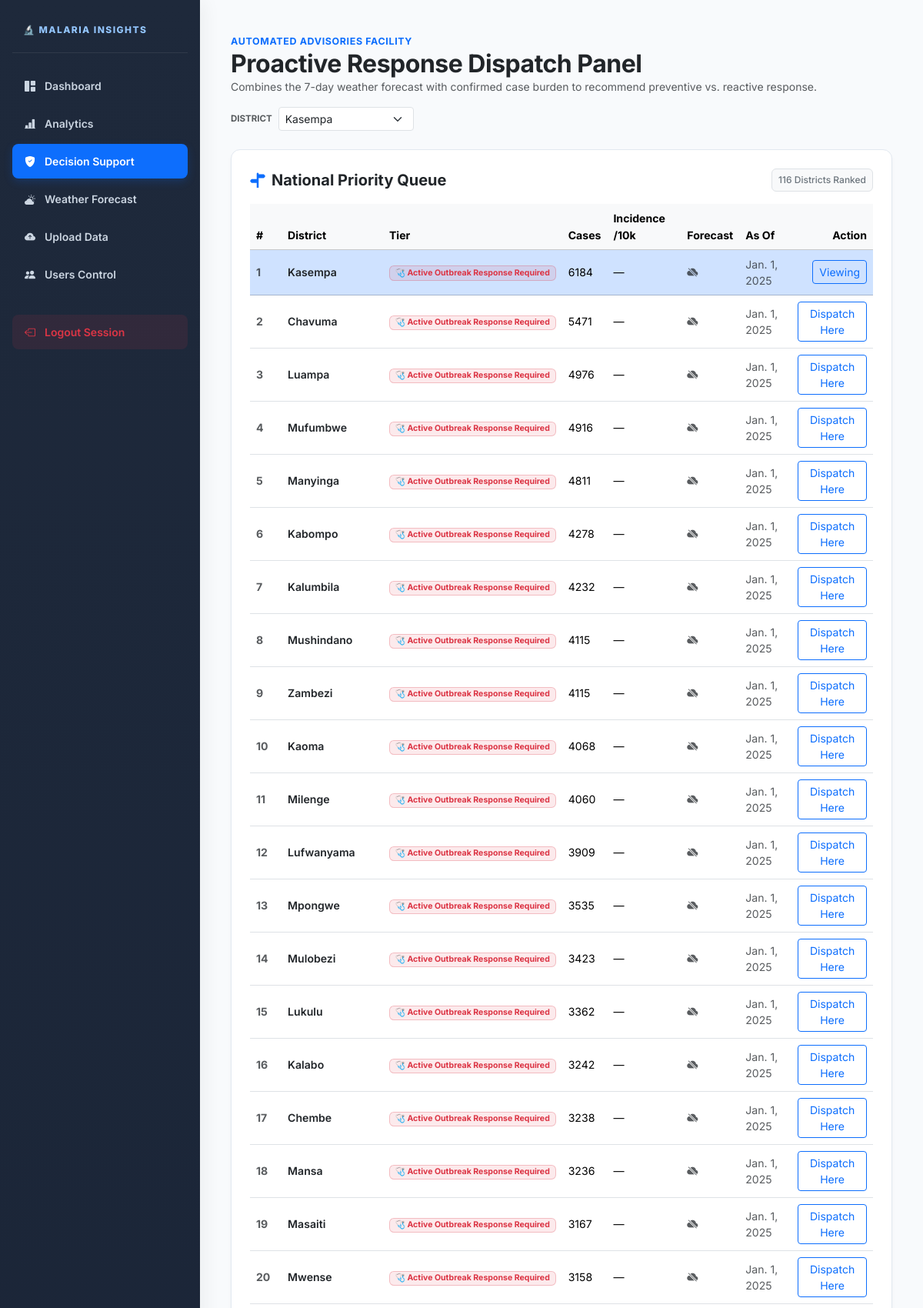
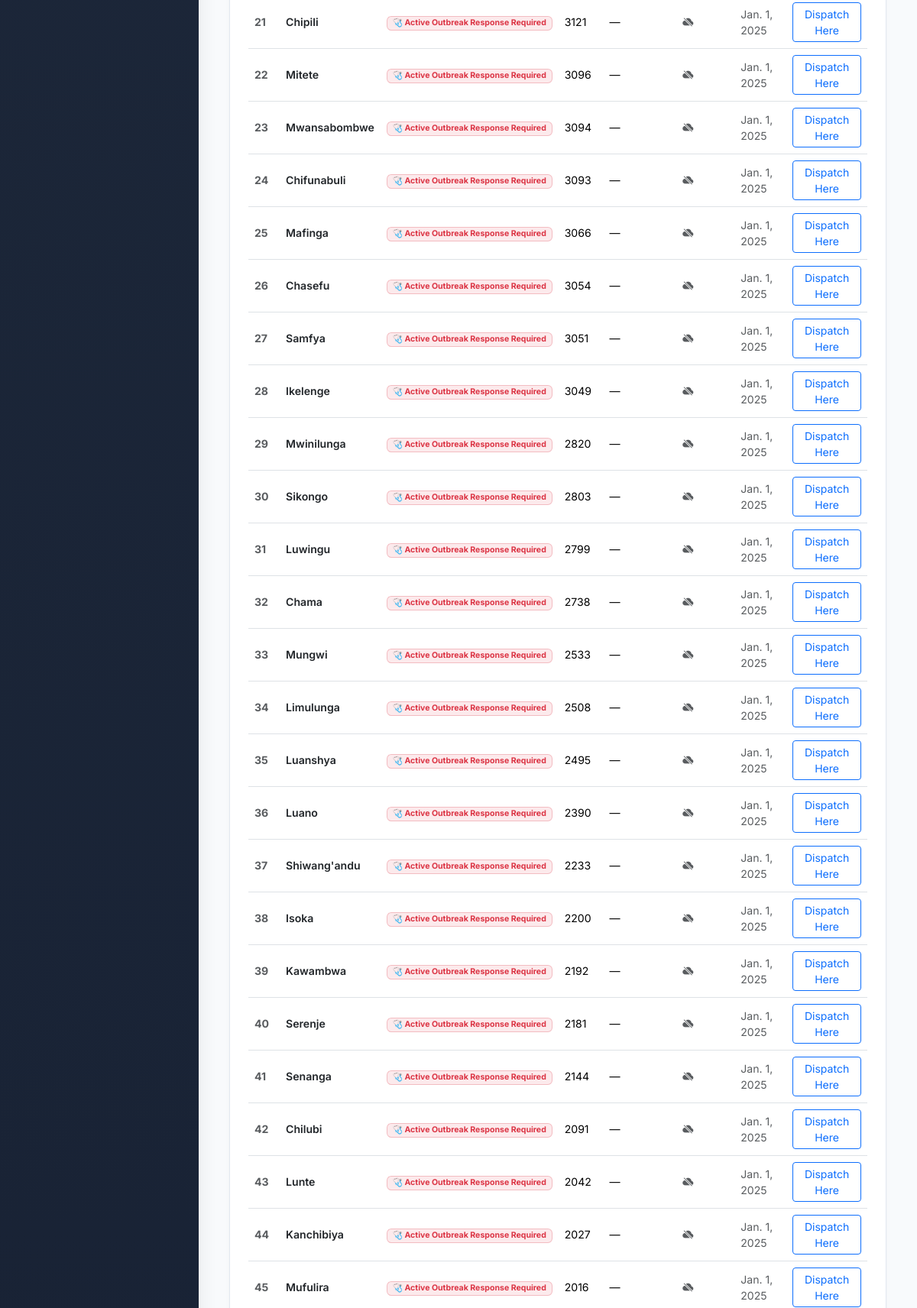
Page /decision-support/ (signed in, upper part) on the committed database (2 pictures, top to bottom).
### malaria/models.py (models this page shows, shortened)
class ZambianDistrict(models.Model):
    name = models.CharField(max_length=100, unique=True)
    province = models.CharField(max_length=100)
    latitude = models.FloatField()
    longitude = models.FloatField()
    population = models.PositiveIntegerField(
        default=0,
        help_text="Estimated resident population, used to compute cases-per-10,000 incidence rate. "
                   "Leave as 0 if unknown — hotspot tiers fall back to raw case counts."
    )

### malaria/views.py (the view, shortened to what this page needs)
# urls.py: path('decision-support/', views.decision_view, name='decision'),
@login_required
def decision_view(request):
    districts_with_data = (
        ZambianDistrict.objects
        .filter(integratedmalariadata__isnull=False)
        .distinct()
        .order_by('name')
    )
    priority_queue = _district_priority_queue()
    district_id = request.GET.get('district_id') or None
    selected_district = None
    if district_id:
        try:
            selected_district = ZambianDistrict.objects.get(pk=district_id)
        except (ZambianDistrict.DoesNotExist, ValueError):
            selected_district = None
    auto_selected = False
    if not selected_district and priority_queue:
        selected_district = ZambianDistrict.objects.filter(pk=priority_queue[0]['id']).first()
        auto_selected = True
    target_label = selected_district.name
    history = _district_history(selected_district)
    recent_cases, prior_cases, reference_date, window_len, burden_label, burden_badge, incidence = _recent_case_burden(selected_district)
    burden_rank = _RISK_RANK[burden_badge]
    if prior_cases is None:
        trend_text, trend_icon, trend_class = 'Not enough reporting history yet for a period-over-period trend', '', 'text-muted'
    elif recent_cases > prior_cases:
        trend_text = f'Rising vs prior {_BURDEN_WINDOW}-period window ({prior_cases} → {recent_cases} cases)'
        trend_icon, trend_class = '▲', 'text-danger'
    elif recent_cases < prior_cases:
        trend_text = f'Falling vs prior {_BURDEN_WINDOW}-period window ({prior_cases} → {recent_cases} cases)'
        trend_icon, trend_class = '▼', 'text-success'
    else:
        trend_text, trend_icon, trend_class = f'Unchanged vs prior {_BURDEN_WINDOW}-period window', '▬', 'text-muted'
    forecast_days = _fetch_forecast_days(selected_district.latitude, selected_district.longitude)
    forecast_summary = _forecast_risk_summary(forecast_days)
    forecast_rank = _RISK_RANK[forecast_summary['badge']] if forecast_summary else None
    danger_days_7 = forecast_summary['danger_days_7'] if forecast_summary else 0
    tier = _combine_decision(forecast_rank, burden_rank)
    meta = _TIER_META[tier]
    risk_badge, risk_level = meta['risk_badge'], meta['risk_level']
    if tier == 'critical':
        recommended_action = (
            f'Both the 7-day forecast ({danger_days_7} high-risk day(s)) and recent confirmed case burden '
            f'({recent_cases} cases over the last {window_len} reporting period(s), {burden_label.lower()}) '
            f'point to compounding risk in {target_label} — spray, distribute nets, and staff up for treatment immediately.'
        )
        checklist = [
            (f'Spray — Indoor Residual Spraying (IRS) in {target_label}', f'Dispatch full-coverage spraying within 24–48h; {danger_days_7} of the next 7 forecast days meet critical breeding thresholds', 'danger'),
            (f'Distribute Mosquito Nets (LLINs) in {target_label}', 'House-to-house distribution to every household, prioritizing under-5 and pregnant-women households', 'danger'),
            ('Clinical Surge Readiness', f'{recent_cases} confirmed cases in the last {window_len} reporting period(s) — verify RDT/ACT stock and staffing', 'danger'),
            ('Larval Source Management', 'Target standing-water breeding sites identified ahead of the forecast wet window', 'warning'),
        ]
    elif tier == 'active':
        recommended_action = (
            f'Recent confirmed case burden in {target_label} is {burden_label.lower()} ({recent_cases} cases over the '
            f'last {window_len} reporting period(s)) — even with a calmer forecast, an active outbreak still needs '
            f'spraying and net distribution to cut transmission, alongside case management.'
        )
        checklist = [
            (f'Spray — Indoor Residual Spraying (IRS) in {target_label}', 'Deploy spraying to affected areas now to contain the ongoing outbreak', 'danger'),
            (f'Distribute Mosquito Nets (LLINs) in {target_label}', 'Distribute nets to affected households to reduce ongoing transmission', 'danger'),
            ('Case Management Surge', f'{recent_cases} confirmed cases in the last {window_len} reporting period(s) — verify treatment capacity', 'danger'),
            ('Community Case Surveillance', 'Increase active case-finding to contain spread', 'warning'),
        ]
    context = {
        'risk_level': risk_level,
        'recommended_action': recommended_action,
        'risk_badge': risk_badge,
        'tier_icon': meta['icon'],
        'checklist': checklist,
        'recent_cases': recent_cases,
        'burden_label': burden_label,
        'incidence_per_10k': incidence,
        'reference_date': reference_date,
        'has_data': reference_date is not None,
        'target_label': target_label,
        'auto_selected': auto_selected,
        'districts_with_data': districts_with_data,
        'selected_district_id': selected_district.id,
        'trend_text': trend_text,
        'trend_icon': trend_icon,
        'trend_class': trend_class,
        'priority_queue': priority_queue,
        'forecast_available': forecast_summary is not None,
        'forecast_preview': forecast_days[:7] if forecast_days else [],
        'danger_days_7': danger_days_7,
        'warning_days_7': forecast_summary['warning_days_7'] if forecast_summary else 0,
        'history_count': history['count'],
        'history_labels_json': json.dumps(history['labels']),
        'history_suspected_json': json.dumps(history['suspected']),
        'history_confirmed_json': json.dumps(history['confirmed']),
    }
    return render(request, 'decision.html', context)

### malaria/views.py (called while the page is built, shortened)
def _classify_burden(cases, population):
    population = population or 0
    if population > 0:
        incidence = round((cases / population) * 10000, 1)
        if incidence >= 50:
            return 'High Burden', 'danger', incidence
        elif incidence >= 15:
            return 'Moderate Burden', 'warning', incidence
        return 'Low Burden', 'success', incidence
    if cases >= 200:
        return 'High Burden', 'danger', None
    elif cases >= 50:
        return 'Moderate Burden', 'warning', None
    return 'Low Burden', 'success', None

def _forecast_risk_summary(days):
    if not days:
        return None

def _combine_decision(forecast_rank, burden_rank):
    if forecast_rank is None:
        return 'active' if burden_rank == 2 else ('watch' if burden_rank == 1 else 'stable')

def _recent_case_burden(district):
    records = list(
        IntegratedMalariaData.objects
        .filter(district=district)
        .order_by('-date')
        .values('date', 'rdt_confirmations')[:_BURDEN_WINDOW * 2]
    )
    reference_date = records[0]['date'] if records else None
    current_window = records[:_BURDEN_WINDOW]
    prior_window = records[_BURDEN_WINDOW:_BURDEN_WINDOW * 2]
    recent_cases = sum(r['rdt_confirmations'] for r in current_window)
    prior_cases = sum(r['rdt_confirmations'] for r in prior_window) if prior_window else None
    burden_label, burden_badge, incidence = _classify_burden(recent_cases, district.population)
    return recent_cases, prior_cases, reference_date, len(current_window), burden_label, burden_badge, incidence

def _district_history(district):
    records = list(
        IntegratedMalariaData.objects
        .filter(district=district)
        .order_by('date')
        .values('date', 'epi_week', 'reporting_year', 'suspected_cases', 'rdt_confirmations')
    )
    labels = []
    for r in records:
        if r['epi_week'] == 1 and r['date'].month == 1 and r['date'].day == 1:
            labels.append(str(r['reporting_year']))
        else:
            labels.append(f"W{r['epi_week']} '{str(r['reporting_year'])[-2:]}")
    return {
        'labels': labels,
        'suspected': [r['suspected_cases'] for r in records],
        'confirmed': [r['rdt_confirmations'] for r in records],
        'count': len(records),
    }

### malaria/templates/decision.html (shortened to what this page needs)
{% extends 'base.html' %}
{% block content %}
<div class="mb-4 d-flex justify-content-between align-items-start flex-wrap gap-3">
    <div>
        <span class="text-primary fw-bold text-uppercase small" style="font-size: 0.78rem; letter-spacing: 0.05em;">Automated Advisories Facility</span>
        <h2 class="fw-bold text-dark m-0" style="letter-spacing: -0.5px;">Proactive Response Dispatch Panel</h2>
        <p class="text-muted small mb-0">Combines the 7-day weather forecast with confirmed case burden to recommend preventive vs. reactive response.</p>
    </div>
    <form method="get" class="d-flex align-items-center gap-2">
        <label class="small fw-bold text-muted text-uppercase mb-0" style="font-size: 0.72rem;">District</label>
        <select name="district_id" class="form-select form-select-sm w-auto" onchange="this.form.submit()">
            {% for d in districts_with_data %}
            <option value="{{ d.id }}" {% if d.id|stringformat:"s" == selected_district_id|stringformat:"s" %}selected{% endif %}>{{ d.name }}</option>
            {% endfor %}
        </select>
    </form>
</div>
<div class="premium-card mb-4">
    <div class="d-flex justify-content-between align-items-center mb-3">
        <h5 class="fw-bold m-0 text-dark d-flex align-items-center gap-2">
            <i class="bi bi-signpost-split-fill text-primary"></i> National Priority Queue
        </h5>
        <span class="badge bg-light text-secondary border p-2 fw-medium">{{ priority_queue|length }} District{{ priority_queue|length|pluralize }} Ranked</span>
    </div>
    {% if priority_queue %}
    <div class="table-responsive">
        <table class="table align-middle m-0" style="font-size: 0.88rem;">
            <thead class="table-light">
                <tr>
                    <th style="width: 40px;">#</th>
                    <th>District</th>
                    <th>Tier</th>
                    <th>Cases</th>
                    <th>Incidence /10k</th>
                    <th>Forecast</th>
                    <th>As Of</th>
                    <th class="text-end">Action</th>
                </tr>
            </thead>
            <tbody>
                {% for row in priority_queue %}
                <tr class="{% if row.id|stringformat:'s' == selected_district_id|stringformat:'s' %}table-primary{% endif %}">
                    <td class="text-muted fw-bold">{{ forloop.counter }}</td>
                    <td class="fw-semibold text-dark">{{ row.name }}</td>
                    <td>
                        <span class="badge bg-{{ row.badge }} bg-opacity-10 text-{{ row.badge }} border border-{{ row.badge }} border-opacity-25">
                            {{ row.icon }} {{ row.tier_label }}
                        </span>
                    </td>
                    <td>{{ row.cases }}</td>
                    <td>{% if row.incidence is not None %}{{ row.incidence }}{% else %}—{% endif %}</td>
                    <td>{% if row.forecast_available %}<i class="bi bi-cloud-check-fill text-success" title="Forecast loaded"></i>{% else %}<i class="bi bi-cloud-slash-fill text-muted" title="Forecast unavailable — burden only"></i>{% endif %}</td>
                    <td class="text-muted">{{ row.date }}</td>
                    <td class="text-end">
                        <a href="?district_id={{ row.id }}" class="btn btn-sm btn-outline-primary">
                            {% if row.id|stringformat:"s" == selected_district_id|stringformat:"s" %}Viewing{% else %}Dispatch Here{% endif %}
                        </a>
                    </td>
                </tr>
                {% endfor %}
            </tbody>
        </table>
    </div>
    {% else %}
    <p class="text-muted small mb-0">No district-level records yet — upload data to populate the priority queue.</p>
    {% endif %}
</div>
{% endblock %}

### malaria/templates/base.html (style rules this page uses)
:root { --ink: #0f172a; --muted: #64748b; --surface: #ffffff; --canvas: #f8fafc; --primary: #0d6efd; --border: #e2e8f0; --sidebar-gradient: linear-gradient(180deg, #1e293b 0%, #0f172a 100%); }
* { box-sizing: border-box; margin: 0; padding: 0; }
body { color: var(--ink); background-color: var(--canvas); font-family: 'Inter', sans-serif !important; }
.premium-card { background: var(--surface); border: 1px solid var(--border); border-radius: 12px; box-shadow: 0 4px 6px -1px rgba(0,0,0,0.05); padding: 24px; }

### rows in the picture
ZambianDistrict: name "Kasempa"
ZambianDistrict: name "Chavuma"
ZambianDistrict: name "Luampa"
ZambianDistrict: name "Mufumbwe"
ZambianDistrict: name "Manyinga"
ZambianDistrict: name "Kabompo"
ZambianDistrict: name "Kalumbila"
ZambianDistrict: name "Mushindano"
ZambianDistrict: name "Zambezi"
ZambianDistrict: name "Kaoma"
ZambianDistrict: name "Milenge"
ZambianDistrict: name "Lufwanyama"
ZambianDistrict: name "Mpongwe"
ZambianDistrict: name "Mulobezi"
ZambianDistrict: name "Lukulu"
ZambianDistrict: name "Kalabo"
ZambianDistrict: name "Chembe"
ZambianDistrict: name "Mansa"
ZambianDistrict: name "Masaiti"
ZambianDistrict: name "Mwense"
ZambianDistrict: name "Chipili"
ZambianDistrict: name "Mitete"
ZambianDistrict: name "Mwansabombwe"
ZambianDistrict: name "Chifunabuli"
ZambianDistrict: name "Mafinga"
ZambianDistrict: name "Chasefu"
ZambianDistrict: name "Samfya"
ZambianDistrict: name "Ikelenge"
ZambianDistrict: name "Mwinilunga"
ZambianDistrict: name "Sikongo"
ZambianDistrict: name "Luwingu"
ZambianDistrict: name "Chama"
ZambianDistrict: name "Mungwi"
ZambianDistrict: name "Limulunga"
ZambianDistrict: name "Luanshya"
ZambianDistrict: name "Luano"
ZambianDistrict: name "Shiwang'andu"
ZambianDistrict: name "Isoka"
ZambianDistrict: name "Kawambwa"
ZambianDistrict: name "Serenje"
ZambianDistrict: name "Senanga"
ZambianDistrict: name "Chilubi"
ZambianDistrict: name "Lunte"
ZambianDistrict: name "Kanchibiya"
ZambianDistrict: name "Mufulira"

### other values in the picture
{{ priority_queue|length }} "116"
{{ row.icon }} "🩺" "🩺" "🩺" "🩺" "🩺" "🩺" "🩺" "🩺" "🩺" "🩺" "🩺" "🩺" "🩺" "🩺" "🩺" "🩺" "🩺" "🩺" "🩺" "🩺" "🩺" "🩺" "🩺" "🩺" "🩺" "🩺" "🩺" "🩺" "🩺" "🩺" "🩺" "🩺" "🩺" "🩺" "🩺" "🩺" "🩺" "🩺" "🩺" "🩺" "🩺" "🩺" "🩺" "🩺" "🩺"
{{ row.tier_label }} "Active Outbreak Response Required" "Active Outbreak Response Required" "Active Outbreak Response Required" "Active Outbreak Response Required" "Active Outbreak Response Required" "Active Outbreak Response Required" "Active Outbreak Response Required" "Active Outbreak Response Required" "Active Outbreak Response Required" "Active Outbreak Response Required" "Active Outbreak Response Required" "Active Outbreak Response Required" "Active Outbreak Response Required" "Active Outbreak Response Required" "Active Outbreak Response Required" "Active Outbreak Response Required" "Active Outbreak Response Required" "Active Outbreak Response Required" "Active Outbreak Response Required" "Active Outbreak Response Required" "Active Outbreak Response Required" "Active Outbreak Response Required" "Active Outbreak Response Required" "Active Outbreak Response Required" "Active Outbreak Response Required" "Active Outbreak Response Required" "Active Outbreak Response Required" "Active Outbreak Response Required" "Active Outbreak Response Required" "Active Outbreak Response Required" "Active Outbreak Response Required" "Active Outbreak Response Required" "Active Outbreak Response Required" "Active Outbreak Response Required" "Active Outbreak Response Required" "Active Outbreak Response Required" "Active Outbreak Response Required" "Active Outbreak Response Required" "Active Outbreak Response Required" "Active Outbreak Response Required" "Active Outbreak Response Required" "Active Outbreak Response Required" "Active Outbreak Response Required" "Active Outbreak Response Required" "Active Outbreak Response Required"
{{ row.cases }} "6184" "5471" "4976" "4916" "4811" "4278" "4232" "4115" "4115" "4068" "4060" "3909" "3535" "3423" "3362" "3242" "3238" "3236" "3167" "3158" "3121" "3096" "3094" "3093" "3066" "3054" "3051" "3049" "2820" "2803" "2799" "2738" "2533" "2508" "2495" "2390" "2233" "2200" "2192" "2181" "2144" "2091" "2042" "2027" "2016"
{{ row.date }} "Jan. 1, 2025" "Jan. 1, 2025" "Jan. 1, 2025" "Jan. 1, 2025" "Jan. 1, 2025" "Jan. 1, 2025" "Jan. 1, 2025" "Jan. 1, 2025" "Jan. 1, 2025" "Jan. 1, 2025" "Jan. 1, 2025" "Jan. 1, 2025" "Jan. 1, 2025" "Jan. 1, 2025" "Jan. 1, 2025" "Jan. 1, 2025" "Jan. 1, 2025" "Jan. 1, 2025" "Jan. 1, 2025" "Jan. 1, 2025" "Jan. 1, 2025" "Jan. 1, 2025" "Jan. 1, 2025" "Jan. 1, 2025" "Jan. 1, 2025" "Jan. 1, 2025" "Jan. 1, 2025" "Jan. 1, 2025" "Jan. 1, 2025" "Jan. 1, 2025" "Jan. 1, 2025" "Jan. 1, 2025" "Jan. 1, 2025" "Jan. 1, 2025" "Jan. 1, 2025" "Jan. 1, 2025" "Jan. 1, 2025" "Jan. 1, 2025" "Jan. 1, 2025" "Jan. 1, 2025" "Jan. 1, 2025" "Jan. 1, 2025" "Jan. 1, 2025" "Jan. 1, 2025" "Jan. 1, 2025"
form field district_id "Kasempa"
